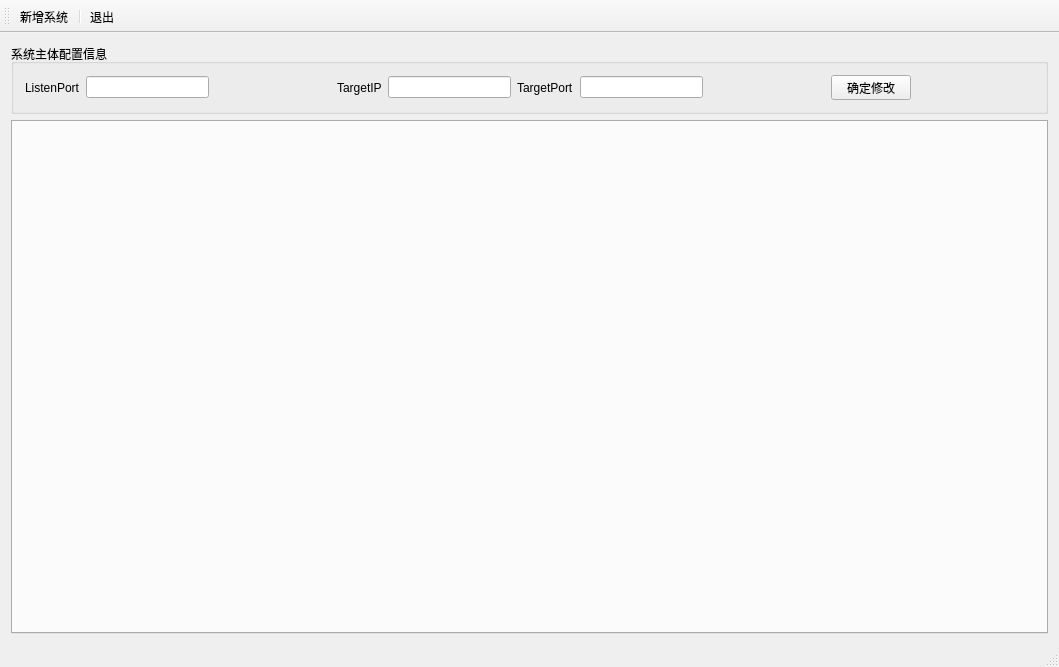
<?xml version="1.0" encoding="UTF-8"?>
<ui version="4.0">
 <class>MainWindow</class>
 <widget class="QMainWindow" name="MainWindow">
  <property name="geometry">
   <rect>
    <x>0</x>
    <y>0</y>
    <width>1059</width>
    <height>667</height>
   </rect>
  </property>
  <property name="windowTitle">
   <string>MainWindow</string>
  </property>
  <widget class="QWidget" name="centralWidget">
   <layout class="QVBoxLayout" name="verticalLayout">
    <item>
     <widget class="QGroupBox" name="groupBox">
      <property name="minimumSize">
       <size>
        <width>0</width>
        <height>70</height>
       </size>
      </property>
      <property name="maximumSize">
       <size>
        <width>16777215</width>
        <height>70</height>
       </size>
      </property>
      <property name="title">
       <string>系统主体配置信息</string>
      </property>
      <layout class="QHBoxLayout" name="horizontalLayout">
       <item>
        <widget class="QLabel" name="label">
         <property name="text">
          <string>ListenPort</string>
         </property>
        </widget>
       </item>
       <item>
        <widget class="QLineEdit" name="lineEdit_ListenPort"/>
       </item>
       <item>
        <spacer name="horizontalSpacer">
         <property name="orientation">
          <enum>Qt::Horizontal</enum>
         </property>
         <property name="sizeHint" stdset="0">
          <size>
           <width>40</width>
           <height>20</height>
          </size>
         </property>
        </spacer>
       </item>
       <item>
        <widget class="QLabel" name="label_2">
         <property name="text">
          <string>TargetIP</string>
         </property>
        </widget>
       </item>
       <item>
        <widget class="QLineEdit" name="lineEdit_TargetIP"/>
       </item>
       <item>
        <widget class="QLabel" name="label_3">
         <property name="text">
          <string>TargetPort</string>
         </property>
        </widget>
       </item>
       <item>
        <widget class="QLineEdit" name="lineEdit_TargetPort"/>
       </item>
       <item>
        <spacer name="horizontalSpacer_2">
         <property name="orientation">
          <enum>Qt::Horizontal</enum>
         </property>
         <property name="sizeHint" stdset="0">
          <size>
           <width>40</width>
           <height>20</height>
          </size>
         </property>
        </spacer>
       </item>
       <item>
        <widget class="QPushButton" name="pushBtn_Listen">
         <property name="minimumSize">
          <size>
           <width>0</width>
           <height>0</height>
          </size>
         </property>
         <property name="maximumSize">
          <size>
           <width>16777215</width>
           <height>16777215</height>
          </size>
         </property>
         <property name="text">
          <string>确定修改</string>
         </property>
         <property name="icon">
          <iconset resource="res.qrc">
           <normaloff>:/img/images/104.bmp</normaloff>:/img/images/104.bmp</iconset>
         </property>
        </widget>
       </item>
       <item>
        <spacer name="horizontalSpacer_3">
         <property name="orientation">
          <enum>Qt::Horizontal</enum>
         </property>
         <property name="sizeHint" stdset="0">
          <size>
           <width>40</width>
           <height>20</height>
          </size>
         </property>
        </spacer>
       </item>
      </layout>
     </widget>
    </item>
    <item>
     <widget class="QTabWidget" name="mainTabWidget"/>
    </item>
   </layout>
  </widget>
  <widget class="QMenuBar" name="menuBar">
   <property name="geometry">
    <rect>
     <x>0</x>
     <y>0</y>
     <width>1059</width>
     <height>23</height>
    </rect>
   </property>
  </widget>
  <widget class="QToolBar" name="mainToolBar">
   <property name="toolButtonStyle">
    <enum>Qt::ToolButtonTextUnderIcon</enum>
   </property>
   <attribute name="toolBarArea">
    <enum>TopToolBarArea</enum>
   </attribute>
   <attribute name="toolBarBreak">
    <bool>false</bool>
   </attribute>
   <addaction name="action_CreateSystem"/>
   <addaction name="separator"/>
   <addaction name="action_Exit"/>
  </widget>
  <widget class="QStatusBar" name="statusBar"/>
  <action name="action_Exit">
   <property name="icon">
    <iconset resource="res.qrc">
     <normaloff>:/img/images/132.bmp</normaloff>:/img/images/132.bmp</iconset>
   </property>
   <property name="text">
    <string>退出</string>
   </property>
   <property name="toolTip">
    <string>退出</string>
   </property>
  </action>
  <action name="action_CreateSystem">
   <property name="icon">
    <iconset resource="res.qrc">
     <normaloff>:/img/images/804.bmp</normaloff>:/img/images/804.bmp</iconset>
   </property>
   <property name="text">
    <string>新增系统</string>
   </property>
   <property name="toolTip">
    <string>创建系统</string>
   </property>
  </action>
 </widget>
 <layoutdefault spacing="6" margin="11"/>
 <resources>
  <include location="res.qrc"/>
 </resources>
 <connections/>
</ui>
